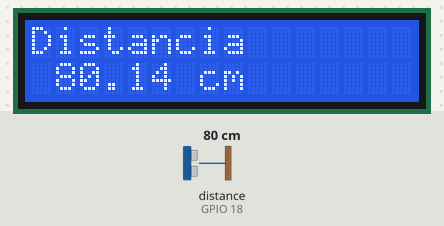
Bench run of a program on a simulated ESP32 board running MicroPython. Shown: 16×2 character LCD. The inputs (shaded band) are chosen by the test bench; at power-on: distance to the obstacle (sensor on GPIO 18) 80 cm. The echo pulse lasts 58.3 µs per cm; library files of the repository ran but are not shown: lcd_api.py, i2c_lcd.py; what the program prints to the serial console is not drawn.

Above: at 1.4 s.
1.5 s: distance to the obstacle (sensor on GPIO 18) set to 2 cm
At 3.9 s:
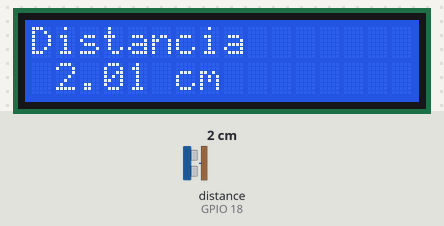
4.2 s: distance to the obstacle (sensor on GPIO 18) set to 4 cm
At 6.1 s:
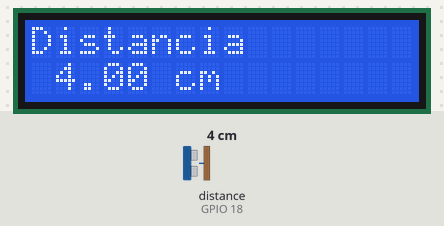
6.4 s: distance to the obstacle (sensor on GPIO 18) set to 9 cm
At 8.6 s:
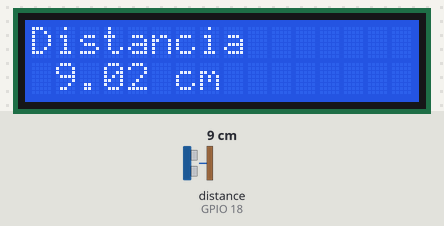
Timing chart, 0 to 10.1 s (numbered marks = the images above; inputs shaded):
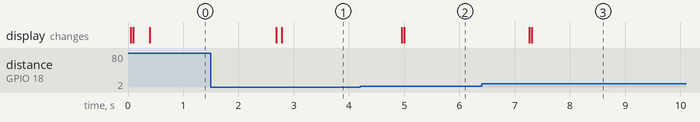

Measured:
- after the input at 1.5 s, the display: first changes after 1.2 s (image 1 shows a later state)
- after the input at 4.2 s, the display: first changes after 0.75 s (image 2 shows a later state)
- after the input at 6.4 s, the display: first changes after 0.87 s (image 3 shows a later state)

The program:

main_distancia_led.py
```python
from machine import time_pulse_us, Pin, SoftI2C, sleep
from lcd_api import LcdApi
from i2c_lcd import I2cLcd
import time
# import datetime

# Parametros del LCD 16x2
I2C_ADDR = 0X27
TOTAL_ROWS = 2
TOTAL_COLS = 16

SCL_GPIO_22 = Pin(22)
SDA_GPIO_21 = Pin(21)
FREQ = 10000

# Pantalla LCD Inicializa
i2c = SoftI2C(scl=SCL_GPIO_22, sda=SDA_GPIO_21, freq=FREQ)
lcd = I2cLcd(i2c, I2C_ADDR, TOTAL_ROWS, TOTAL_COLS)
# lcd.backlight_off()
lcd.backlight_on()
lcd.clear()
# lcd.move_to(0, 1)
# lcd.putstr("ESP32 y LCD")

# lcd.putstr("Romana: ")

# Manejador de la distancia
class HCSR04:
    def __init__(self, trig_pin, echo_pin):
        self.trig = Pin(trig_pin, Pin.OUT)
        self.echo = Pin(echo_pin, Pin.IN)
        self.trig.off()

    def distance_cm(self):
        # Enviar un pulso de 10us para iniciar la medición
        self.trig.off()
        time.sleep_us(2)
        self.trig.on()
        time.sleep_us(10)
        self.trig.off()

        # Medir el tiempo del pulso de respuesta del ECHO
        duration = time_pulse_us(self.echo, 1, 1000000)  # Espera hasta 1 segundo para un pulso de alta (1)

        # Calcular la distancia en cm (velocidad del sonido = 34300 cm/s)
        distance = (duration / 2) / 29.1
        return distance

# Pines de HC-SR04 a ESP32
TRIG_GPIO5_PIN = 5
ECHO_GPIO18_PIN = 18

# Inicialización del sensor
sensor = HCSR04(TRIG_GPIO5_PIN, ECHO_GPIO18_PIN)

lcd.putstr("Distancia")
while True:
    try:
        distance = sensor.distance_cm()
        print("Distancia: {:.2f} cm".format(distance))
        lcd.move_to(1, 1)
        lcd.putstr(str("{:.2f} cm   ".format(distance)))
    except OSError as e:
        print("Error al medir la distancia:", e)
    time.sleep(1)
```
